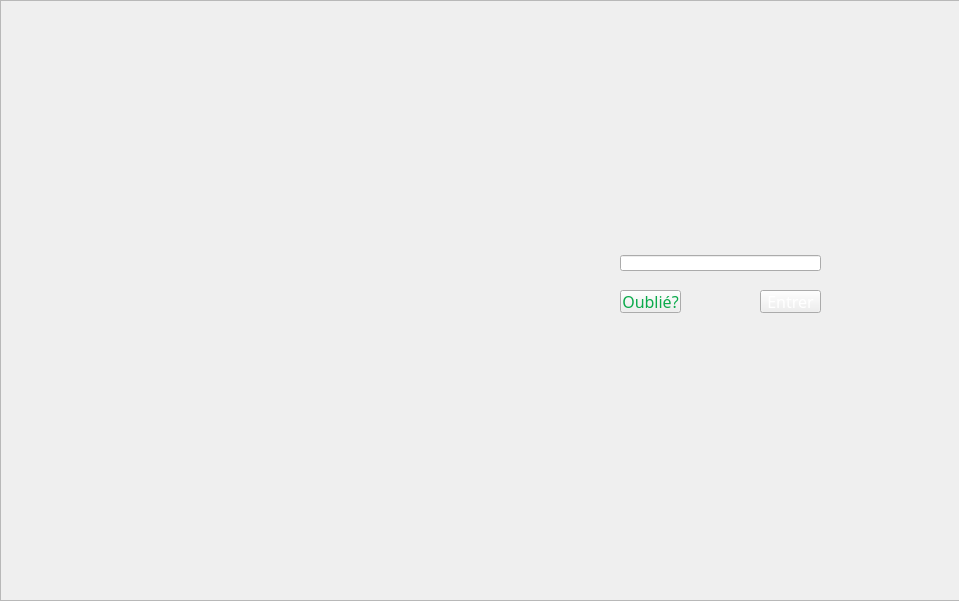
<?xml version="1.0" encoding="UTF-8"?>
<ui version="4.0">
 <class>MainWindow</class>
 <widget class="QMainWindow" name="MainWindow">
  <property name="geometry">
   <rect>
    <x>0</x>
    <y>0</y>
    <width>959</width>
    <height>601</height>
   </rect>
  </property>
  <property name="windowTitle">
   <string>EDU-CLASSEUR</string>
  </property>
  <property name="windowIcon">
   <iconset resource="../../../AppData/Local/Programs/Python/Python35/Lib/site-packages/PyQt5/first.qrc">
    <normaloff>:/newPrefix/logo-01.png</normaloff>:/newPrefix/logo-01.png</iconset>
  </property>
  <property name="styleSheet">
   <string notr="true"/>
  </property>
  <widget class="QWidget" name="centralwidget">
   <widget class="QFrame" name="frame">
    <property name="geometry">
     <rect>
      <x>0</x>
      <y>0</y>
      <width>961</width>
      <height>601</height>
     </rect>
    </property>
    <property name="styleSheet">
     <string notr="true">border-image: url(:/newPrefix/1.jpg);</string>
    </property>
    <property name="frameShape">
     <enum>QFrame::StyledPanel</enum>
    </property>
    <property name="frameShadow">
     <enum>QFrame::Raised</enum>
    </property>
    <widget class="QFrame" name="frame_2">
     <property name="geometry">
      <rect>
       <x>0</x>
       <y>0</y>
       <width>961</width>
       <height>601</height>
      </rect>
     </property>
     <property name="font">
      <font>
       <family>Walkway UltraBold</family>
       <pointsize>12</pointsize>
      </font>
     </property>
     <property name="styleSheet">
      <string notr="true">border-image: url(:/newPrefix/2.0.png);</string>
     </property>
     <property name="frameShape">
      <enum>QFrame::StyledPanel</enum>
     </property>
     <property name="frameShadow">
      <enum>QFrame::Raised</enum>
     </property>
     <widget class="QLineEdit" name="lineEdit">
      <property name="geometry">
       <rect>
        <x>620</x>
        <y>255</y>
        <width>201</width>
        <height>16</height>
       </rect>
      </property>
      <property name="font">
       <font>
        <family>Walkway UltraBold</family>
        <pointsize>12</pointsize>
       </font>
      </property>
      <property name="styleSheet">
       <string notr="true">border-image: url(:/newPrefix/15.png);</string>
      </property>
      <property name="echoMode">
       <enum>QLineEdit::Password</enum>
      </property>
      <property name="clearButtonEnabled">
       <bool>true</bool>
      </property>
     </widget>
     <widget class="QPushButton" name="pushButton">
      <property name="geometry">
       <rect>
        <x>760</x>
        <y>290</y>
        <width>61</width>
        <height>23</height>
       </rect>
      </property>
      <property name="font">
       <font>
        <family>Walkway UltraBold</family>
        <pointsize>12</pointsize>
       </font>
      </property>
      <property name="cursor">
       <cursorShape>PointingHandCursor</cursorShape>
      </property>
      <property name="styleSheet">
       <string notr="true">border-image: url(:/newPrefix/6.png);
color: rgb(255, 255, 255);
</string>
      </property>
      <property name="text">
       <string>Entrer</string>
      </property>
     </widget>
     <widget class="QPushButton" name="pushButton_2">
      <property name="geometry">
       <rect>
        <x>620</x>
        <y>290</y>
        <width>61</width>
        <height>23</height>
       </rect>
      </property>
      <property name="font">
       <font>
        <family>Walkway UltraBold</family>
        <pointsize>12</pointsize>
       </font>
      </property>
      <property name="cursor">
       <cursorShape>PointingHandCursor</cursorShape>
      </property>
      <property name="styleSheet">
       <string notr="true">border-image: url(:/newPrefix/15.png);

color: rgb(11, 170, 75);
</string>
      </property>
      <property name="text">
       <string>Oublié?</string>
      </property>
     </widget>
    </widget>
   </widget>
  </widget>
 </widget>
 <resources>
  <include location="../../../AppData/Local/Programs/Python/Python35/Lib/site-packages/PyQt5/first.qrc"/>
 </resources>
 <connections/>
</ui>
